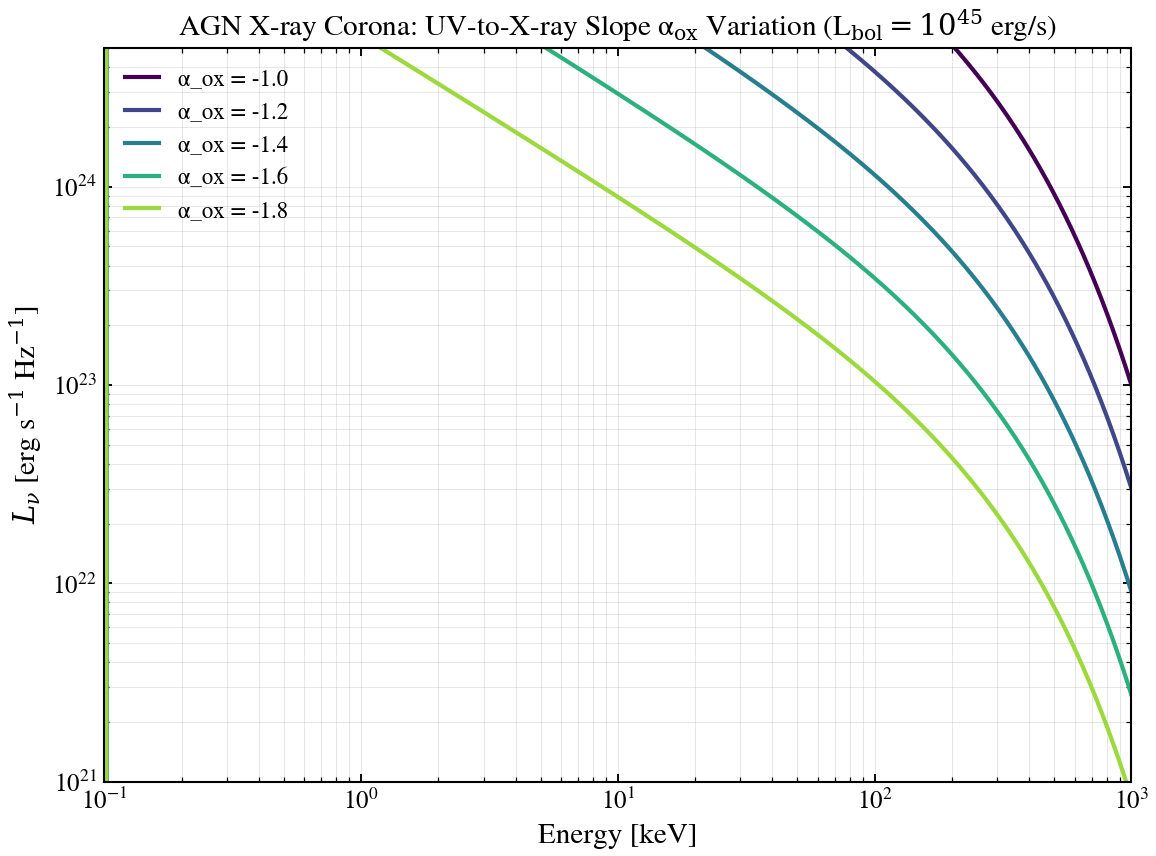

Recreate this plot in Python.
"""
X-ray Normalisation via UV-to-X-ray Slope
===========================================

Demonstrates how the UV-to-X-ray slope (α_ox) shifts X-ray normalisation.
Sweeps α_ox ∈ {-1.0, -1.2, -1.4, -1.6, -1.8} at fixed bolometric luminosity.
Steeper α_ox (more negative) depresses the X-ray relative to the UV.
"""

import jax.numpy as jnp
import matplotlib.pyplot as plt
import numpy as np

from tengri.analysis.plotting import setup_style
from tengri.xray import xray_agn_corona

setup_style()

# Wavelength grid spans 0.1 keV (124 A) to 1000 keV (0.0124 A).
# E[keV] = 12.398 / lambda[A].
wavelength = jnp.logspace(np.log10(0.0124), np.log10(124.0), 512)  # Angstrom
wave_keV = 12.398 / np.array(wavelength)

fig, ax = plt.subplots(figsize=(8, 6))

# UV-to-X-ray slope sweep
alpha_ox_values = [-1.0, -1.2, -1.4, -1.6, -1.8]
L_bol = 1e45  # erg/s (fixed)
n_curves = len(alpha_ox_values)

colors = plt.cm.viridis(np.linspace(0.0, 0.85, n_curves))

for alpha_ox, color in zip(alpha_ox_values, colors):
    l_xray = xray_agn_corona(
        wavelength, L_agn_bol=L_bol, gamma=1.8, E_cut=300.0, alpha_ox=alpha_ox
    )
    ax.loglog(wave_keV, np.array(l_xray), lw=2.0, color=color, label=f"α_ox = {alpha_ox}")

ax.set_xlabel("Energy [keV]")
ax.set_ylabel(r"$L_\nu$ [erg s$^{-1}$ Hz$^{-1}$]")
ax.set_title(
    r"AGN X-ray Corona: UV-to-X-ray Slope α$_{\mathrm{ox}}$ Variation"
    "\n" r"(L$_{\mathrm{bol}}=10^{45}$ erg/s)"
)
ax.set_xlim(0.1, 1000)
ax.set_ylim(1e21, 5e24)
ax.legend(fontsize=11, frameon=False)
ax.grid(True, alpha=0.3, which="both")

fig.tight_layout()
plt.savefig("plot_alpha_ox_sweep.png", dpi=150, bbox_inches="tight")
plt.show()
